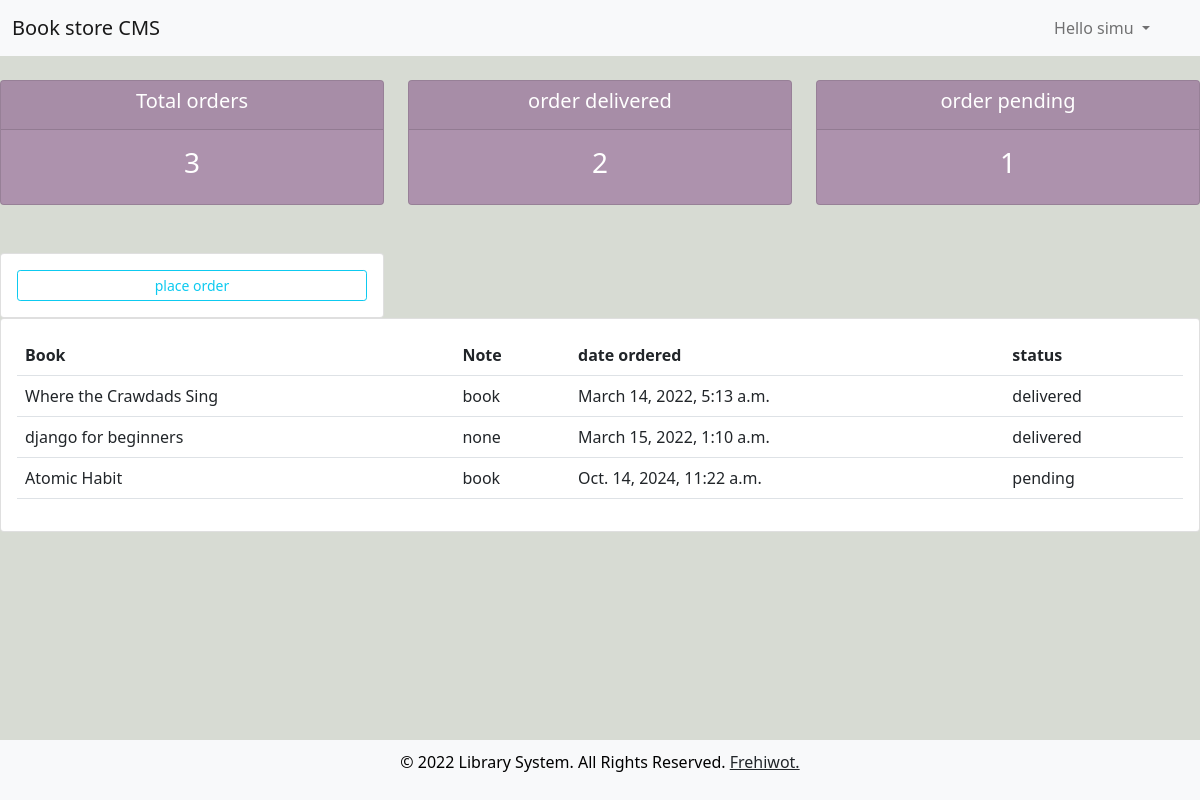
Page /user/ (signed in) on the committed database.
### members/models.py (models this page shows, shortened)
class Order(models.Model):
    STATUS=(
        ('pending','pending'),
        ('out for delivery','out for delivery'),
        ('delivered','delivered'),
    )
    customer=models.ForeignKey(Customer,null=True, on_delete=models.SET_NULL)
    book=models.ForeignKey(Book,null=True, on_delete=models.SET_NULL)
    date_created=models.DateTimeField(auto_now_add=True, null=True)
    status=models.CharField(max_length=200, null=True, choices=STATUS,default="pending")
    note=models.CharField(max_length=2000, null=True)

class Book(models.Model):
    CATEGORY=(
        ('fiction','fiction'),
        ('religious','religious'),
        ('Programming/Web Development','Programming/Web Development'),
        ('Self-Help','Self-Help'),
    )
    title=models.CharField(max_length=200, null=True)
    author=models.CharField(max_length=200, null=True)
    price= models.FloatField(null=True)
    category=models.CharField(max_length=5000, null=True, choices=CATEGORY)
    description=models.TextField(max_length=200, null=True)
    date_created=models.DateTimeField(auto_now_add=True, null=True)
    def __str__(self):
        return self.title

### members/decoraters.py (the view)
        def wrapper_func(request,*args,**kwargs):
            group=None
            if request.user.groups.exists():
                group = request.user.groups.all()[0].name
            if group in allowed_roles:
                return view_func(request,*args,**kwargs)
            else:
                return HttpResponse('you are not authorized')

### members/decoraters.py (called while the page is built)
def allowed_users(allowed_roles=[]):
    def decorater(view_func):
        def wrapper_func(request,*args,**kwargs):
            group=None
            if request.user.groups.exists():
                group = request.user.groups.all()[0].name
            if group in allowed_roles:
                return view_func(request,*args,**kwargs)
            else:
                return HttpResponse('you are not authorized')
        return wrapper_func
    return decorater

### members/views.py (called while the page is built)
@login_required(login_url='login')
@allowed_users(allowed_roles=['customer'])
def userPage(request):
    orders=request.user.customer.order_set.all()
    total_orders=orders.count()
    delivered= orders.filter(status='delivered').count()
    pending= orders.filter(status='pending').count()
    context={'orders':orders,'total_orders':total_orders,'delivered':delivered,'pending':pending}
    return render(request, 'user.html',context)

### members/templates/user.html
{% extends 'base.html' %} {% block content %} {%include 'status.html'%}
<div class="row">
  <div class="col-md-4">
    <div class="card card-body">
      <a
        class="btn btn-outline-info btn-sm btn-block"
        href="{% url 'create_order_customer' %}"
        >place order</a
      >
    </div>
  </div>
  <div class="col-12">
    <div class="card card-body">
      <table class="table table-lg">
        <tr>
          <th>Book</th>
          <th>Note</th>
          <th>date ordered</th>
          <th>status</th>
        </tr>
        {% for order in orders%}
        <tr>
          <td>{{order.book}}</td>
          <td>{{order.note}}</td>
          <td>{{order.date_created}}</td>
          <td>{{order.status}}</td>
        </tr>
        {% endfor %}
      </table>
    </div>
  </div>
</div>
{%endblock%}

### members/templates/navbar.html (shortened to what this page needs)
{% load static %}
<head>
</head>
<nav class="navbar navbar-expand-lg navbar-light bg-light">
  <div class="container-fluid">
    {%if not request.user.is_staff%}
    <a class="navbar-brand" href="{% url 'user-page' %}">Book store CMS</a>
    {% endif %}
    <div class="collapse navbar-collapse" id="navbarNav">
      <ul class="navbar-nav">
        <li class="nav-item dropdown" style="margin-left: 870px">
          <a
            class="nav-link dropdown-toggle"
            href="#"
            id="navbarDropdownMenuLink"
            role="button"
            data-bs-toggle="dropdown"
            aria-expanded="false"
          >
            Hello {{request.user}}
          </a>
        </li>
      </ul>
    </div>
  </div>
</nav>

### members/templates/base.html (style rules this page uses)
body { background-color: #d7dbd3; display: flex; flex-direction: column; min-height: 100vh; }
a { color: #ad92ad; }

### rows in the picture
Order: book "Where the Crawdads Sing", note "book", date_created "March 14, 2022, 5:13 a.m.", status "delivered"
Order: book "django for beginners", note "none", date_created "March 15, 2022, 1:10 a.m.", status "delivered"
Order: book "Atomic Habit", note "book", date_created "Oct. 14, 2024, 11:22 a.m.", status "pending"

### other values in the picture
{{ request.user }} "simu"
{{ total_orders }} "3"
{{ delivered }} "2"
{{ pending }} "1"
